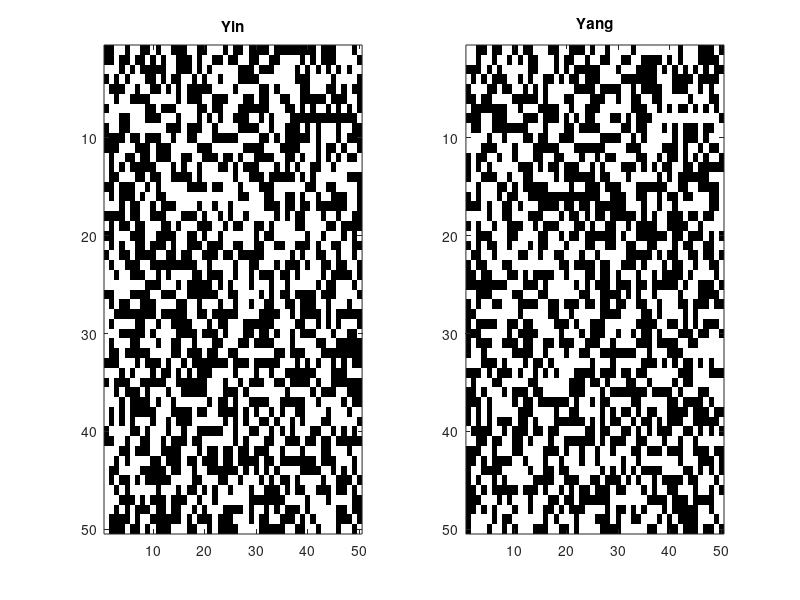

Recreate this plot in MATLAB.
function ch13e06
    bwmap = [0 0 0;1 1 1];
    colormap(bwmap);
    
    mat = randi(2,50);
    subplot(1,2,1);
    image(mat);
    title('Yin');
    subplot(1,2,2);
    yang = ~(mat-1);
    image(yang);
    title('Yang');
end

